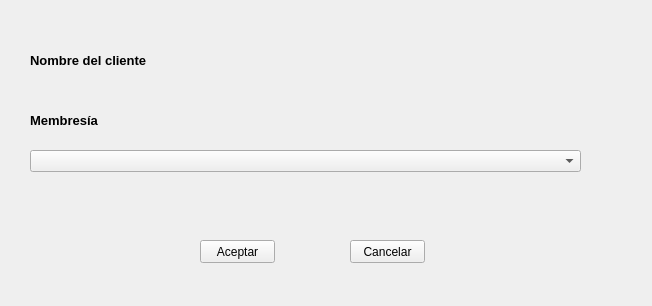
<?xml version="1.0" encoding="UTF-8"?>
<ui version="4.0">
 <class>AsignarMembresia</class>
 <widget class="QWidget" name="AsignarMembresia">
  <property name="geometry">
   <rect>
    <x>0</x>
    <y>0</y>
    <width>652</width>
    <height>306</height>
   </rect>
  </property>
  <property name="windowTitle">
   <string>Registrar Membresía para</string>
  </property>
  <widget class="QLabel" name="label_6">
   <property name="geometry">
    <rect>
     <x>30</x>
     <y>100</y>
     <width>241</width>
     <height>41</height>
    </rect>
   </property>
   <property name="font">
    <font>
     <pointsize>10</pointsize>
     <weight>75</weight>
     <bold>true</bold>
    </font>
   </property>
   <property name="text">
    <string>Membresía</string>
   </property>
  </widget>
  <widget class="QComboBox" name="cmbMembresias">
   <property name="geometry">
    <rect>
     <x>30</x>
     <y>150</y>
     <width>551</width>
     <height>22</height>
    </rect>
   </property>
  </widget>
  <widget class="QLabel" name="lbNombre">
   <property name="geometry">
    <rect>
     <x>30</x>
     <y>40</y>
     <width>241</width>
     <height>41</height>
    </rect>
   </property>
   <property name="font">
    <font>
     <pointsize>10</pointsize>
     <weight>75</weight>
     <bold>true</bold>
    </font>
   </property>
   <property name="text">
    <string>Nombre del cliente</string>
   </property>
  </widget>
  <widget class="QPushButton" name="btnAsignar">
   <property name="geometry">
    <rect>
     <x>200</x>
     <y>240</y>
     <width>75</width>
     <height>23</height>
    </rect>
   </property>
   <property name="text">
    <string>Aceptar</string>
   </property>
  </widget>
  <widget class="QPushButton" name="btnCancelar">
   <property name="geometry">
    <rect>
     <x>350</x>
     <y>240</y>
     <width>75</width>
     <height>23</height>
    </rect>
   </property>
   <property name="text">
    <string>Cancelar</string>
   </property>
  </widget>
 </widget>
 <resources/>
 <connections/>
</ui>
